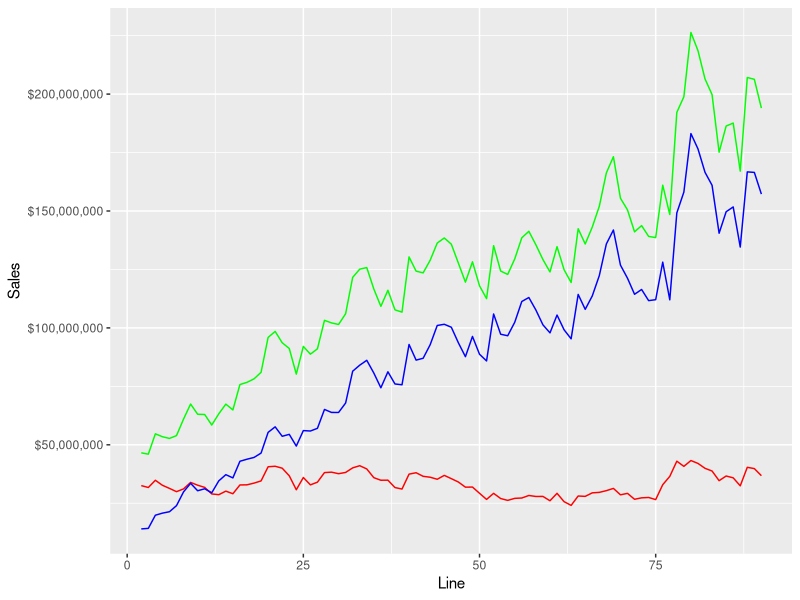

The R script that drew this image:
## ---- chunk 1
knitr::opts_chunk$set(echo = TRUE)
library(tidyverse)
library(ggplot2)
library(ggpubr)
library(scales)
library(lubridate)
options(dplyr.summarise.inform = FALSE)

## ---- chunk 2
dat<-read.csv("0521_MJSalesHistoricalReport.csv")
dat_trim<-data.frame(select(dat,Line,Medical,Retail,Total))


# dat_trim<-ts(dat_trim,frequency = 12,start = 2014)
# dat_trim<-data.frame(dat_trim)
## ---- chunk 3

# g<-ggplot(dat_trim,aes(Line,Total,group=1))+geom_line()+ylim(0,250000)
g<-ggplot(dat_trim,aes(x=Line))+
  geom_line(aes(y=Medical),color="Red") +
  geom_line(aes(y=Retail),color="Blue") +
  geom_line(aes(y=Total),color="Green") + ylim(0,250000)+ylab("Sales")
# g<-ggplot(dat_trim,aes(Month,Total,group=1))+geom_line()
# g+ylim(0,250000)
g+scale_y_continuous(labels=scales::dollar_format())


# g<-ggplot(dat_trim,aes(x=dat_trim$Month,y=dat_trim$Retail,group=1))+geom_line()
# g
## ---- chunk 4

